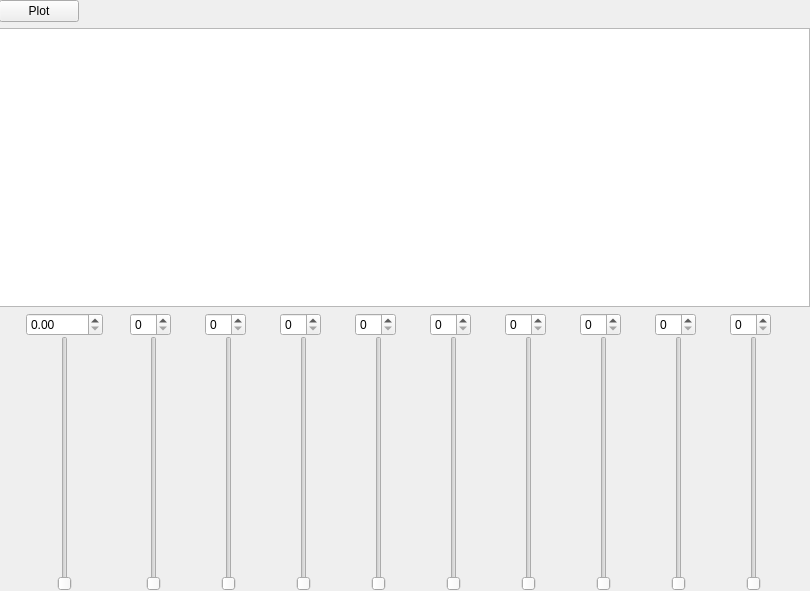
<?xml version="1.0" encoding="UTF-8"?>
<ui version="4.0">
 <class>FreeHarmSynthWidget</class>
 <widget class="QWidget" name="FreeHarmSynthWidget">
  <property name="geometry">
   <rect>
    <x>0</x>
    <y>0</y>
    <width>810</width>
    <height>591</height>
   </rect>
  </property>
  <property name="windowTitle">
   <string>Harmonic Synthesis</string>
  </property>
  <widget class="QWidget" name="">
   <property name="geometry">
    <rect>
     <x>-1</x>
     <y>0</y>
     <width>811</width>
     <height>591</height>
    </rect>
   </property>
   <layout class="QVBoxLayout" name="verticalLayout_3">
    <item>
     <layout class="QHBoxLayout" name="horizontalLayout_4">
      <item>
       <widget class="QPushButton" name="pushButton">
        <property name="text">
         <string>Plot</string>
        </property>
       </widget>
      </item>
      <item>
       <spacer name="horizontalSpacer">
        <property name="orientation">
         <enum>Qt::Horizontal</enum>
        </property>
        <property name="sizeHint" stdset="0">
         <size>
          <width>40</width>
          <height>20</height>
         </size>
        </property>
       </spacer>
      </item>
     </layout>
    </item>
    <item>
     <layout class="QVBoxLayout" name="verticalLayout_2">
      <item>
       <widget class="PlotWidget" name="PlotPreview"/>
      </item>
      <item>
       <layout class="QHBoxLayout" name="horizontalLayout_23">
        <property name="spacing">
         <number>0</number>
        </property>
        <item>
         <layout class="QVBoxLayout" name="verticalLayout">
          <item>
           <widget class="QDoubleSpinBox" name="FreqSpinBox">
            <property name="enabled">
             <bool>true</bool>
            </property>
            <property name="font">
             <font>
              <kerning>true</kerning>
             </font>
            </property>
            <property name="maximum">
             <double>20000.000000000000000</double>
            </property>
           </widget>
          </item>
          <item>
           <layout class="QHBoxLayout" name="horizontalLayout">
            <item>
             <widget class="QSlider" name="FreqVSlider">
              <property name="mouseTracking">
               <bool>false</bool>
              </property>
              <property name="maximum">
               <number>100</number>
              </property>
              <property name="orientation">
               <enum>Qt::Vertical</enum>
              </property>
             </widget>
            </item>
           </layout>
          </item>
         </layout>
        </item>
        <item>
         <layout class="QVBoxLayout" name="verticalLayout_12">
          <item>
           <layout class="QHBoxLayout" name="horizontalLayout_2">
            <item>
             <widget class="QSpinBox" name="spinBox"/>
            </item>
            <item>
             <widget class="QLabel" name="label">
              <property name="text">
               <string/>
              </property>
             </widget>
            </item>
           </layout>
          </item>
          <item>
           <layout class="QHBoxLayout" name="horizontalLayout_12">
            <item>
             <widget class="QSlider" name="FreqVSlider_2">
              <property name="maximum">
               <number>100</number>
              </property>
              <property name="orientation">
               <enum>Qt::Vertical</enum>
              </property>
             </widget>
            </item>
           </layout>
          </item>
         </layout>
        </item>
        <item>
         <layout class="QVBoxLayout" name="verticalLayout_13">
          <item>
           <layout class="QHBoxLayout" name="horizontalLayout_3">
            <item>
             <widget class="QSpinBox" name="spinBox_2"/>
            </item>
            <item>
             <widget class="QLabel" name="label_2">
              <property name="text">
               <string/>
              </property>
             </widget>
            </item>
           </layout>
          </item>
          <item>
           <layout class="QHBoxLayout" name="horizontalLayout_13">
            <item>
             <widget class="QSlider" name="FreqVSlider_3">
              <property name="maximum">
               <number>100</number>
              </property>
              <property name="orientation">
               <enum>Qt::Vertical</enum>
              </property>
             </widget>
            </item>
           </layout>
          </item>
         </layout>
        </item>
        <item>
         <layout class="QVBoxLayout" name="verticalLayout_16">
          <item>
           <layout class="QHBoxLayout" name="horizontalLayout_6">
            <item>
             <widget class="QSpinBox" name="spinBox_5"/>
            </item>
            <item>
             <widget class="QLabel" name="label_5">
              <property name="text">
               <string/>
              </property>
             </widget>
            </item>
           </layout>
          </item>
          <item>
           <layout class="QHBoxLayout" name="horizontalLayout_16">
            <item>
             <widget class="QSlider" name="FreqVSlider_6">
              <property name="maximum">
               <number>100</number>
              </property>
              <property name="orientation">
               <enum>Qt::Vertical</enum>
              </property>
             </widget>
            </item>
           </layout>
          </item>
         </layout>
        </item>
        <item>
         <layout class="QVBoxLayout" name="verticalLayout_17">
          <item>
           <layout class="QHBoxLayout" name="horizontalLayout_7">
            <item>
             <widget class="QSpinBox" name="spinBox_6"/>
            </item>
            <item>
             <widget class="QLabel" name="label_6">
              <property name="text">
               <string/>
              </property>
             </widget>
            </item>
           </layout>
          </item>
          <item>
           <layout class="QHBoxLayout" name="horizontalLayout_17">
            <item>
             <widget class="QSlider" name="FreqVSlider_7">
              <property name="maximum">
               <number>100</number>
              </property>
              <property name="orientation">
               <enum>Qt::Vertical</enum>
              </property>
             </widget>
            </item>
           </layout>
          </item>
         </layout>
        </item>
        <item>
         <layout class="QVBoxLayout" name="verticalLayout_18">
          <item>
           <layout class="QHBoxLayout" name="horizontalLayout_8">
            <item>
             <widget class="QSpinBox" name="spinBox_7"/>
            </item>
            <item>
             <widget class="QLabel" name="label_7">
              <property name="text">
               <string/>
              </property>
             </widget>
            </item>
           </layout>
          </item>
          <item>
           <layout class="QHBoxLayout" name="horizontalLayout_18">
            <item>
             <widget class="QSlider" name="FreqVSlider_8">
              <property name="maximum">
               <number>100</number>
              </property>
              <property name="orientation">
               <enum>Qt::Vertical</enum>
              </property>
             </widget>
            </item>
           </layout>
          </item>
         </layout>
        </item>
        <item>
         <layout class="QVBoxLayout" name="verticalLayout_19">
          <item>
           <layout class="QHBoxLayout" name="horizontalLayout_9">
            <item>
             <widget class="QSpinBox" name="spinBox_8"/>
            </item>
            <item>
             <widget class="QLabel" name="label_8">
              <property name="text">
               <string/>
              </property>
             </widget>
            </item>
           </layout>
          </item>
          <item>
           <layout class="QHBoxLayout" name="horizontalLayout_21">
            <item>
             <widget class="QSlider" name="FreqVSlider_11">
              <property name="maximum">
               <number>100</number>
              </property>
              <property name="orientation">
               <enum>Qt::Vertical</enum>
              </property>
             </widget>
            </item>
           </layout>
          </item>
         </layout>
        </item>
        <item>
         <layout class="QVBoxLayout" name="verticalLayout_20">
          <item>
           <layout class="QHBoxLayout" name="horizontalLayout_10">
            <item>
             <widget class="QSpinBox" name="spinBox_9"/>
            </item>
            <item>
             <widget class="QLabel" name="label_9">
              <property name="text">
               <string/>
              </property>
             </widget>
            </item>
           </layout>
          </item>
          <item>
           <layout class="QHBoxLayout" name="horizontalLayout_22">
            <item>
             <widget class="QSlider" name="FreqVSlider_12">
              <property name="maximum">
               <number>100</number>
              </property>
              <property name="orientation">
               <enum>Qt::Vertical</enum>
              </property>
             </widget>
            </item>
           </layout>
          </item>
         </layout>
        </item>
        <item>
         <layout class="QVBoxLayout" name="verticalLayout_22">
          <item>
           <layout class="QHBoxLayout" name="horizontalLayout_25">
            <item>
             <widget class="QSpinBox" name="spinBox_11"/>
            </item>
            <item>
             <widget class="QLabel" name="label_11">
              <property name="text">
               <string/>
              </property>
             </widget>
            </item>
           </layout>
          </item>
          <item>
           <layout class="QHBoxLayout" name="horizontalLayout_26">
            <item>
             <widget class="QSlider" name="FreqVSlider_14">
              <property name="maximum">
               <number>100</number>
              </property>
              <property name="orientation">
               <enum>Qt::Vertical</enum>
              </property>
             </widget>
            </item>
           </layout>
          </item>
         </layout>
        </item>
        <item>
         <layout class="QVBoxLayout" name="verticalLayout_21">
          <item>
           <layout class="QHBoxLayout" name="horizontalLayout_11">
            <item>
             <widget class="QSpinBox" name="spinBox_10"/>
            </item>
            <item>
             <widget class="QLabel" name="label_10">
              <property name="text">
               <string/>
              </property>
             </widget>
            </item>
           </layout>
          </item>
          <item>
           <layout class="QHBoxLayout" name="horizontalLayout_24">
            <item>
             <widget class="QSlider" name="FreqVSlider_13">
              <property name="maximum">
               <number>100</number>
              </property>
              <property name="orientation">
               <enum>Qt::Vertical</enum>
              </property>
             </widget>
            </item>
           </layout>
          </item>
         </layout>
        </item>
       </layout>
      </item>
     </layout>
    </item>
   </layout>
  </widget>
 </widget>
 <customwidgets>
  <customwidget>
   <class>PlotWidget</class>
   <extends>QGraphicsView</extends>
   <header>pyqtgraph</header>
  </customwidget>
 </customwidgets>
 <resources/>
 <connections>
  <connection>
   <sender>FreqSpinBox</sender>
   <signal>valueChanged(double)</signal>
   <receiver>label</receiver>
   <slot>setNum(double)</slot>
   <hints>
    <hint type="sourcelabel">
     <x>32</x>
     <y>345</y>
    </hint>
    <hint type="destinationlabel">
     <x>162</x>
     <y>345</y>
    </hint>
   </hints>
  </connection>
  <connection>
   <sender>FreqSpinBox</sender>
   <signal>valueChanged(double)</signal>
   <receiver>label_2</receiver>
   <slot>setNum(double)</slot>
   <hints>
    <hint type="sourcelabel">
     <x>57</x>
     <y>345</y>
    </hint>
    <hint type="destinationlabel">
     <x>242</x>
     <y>344</y>
    </hint>
   </hints>
  </connection>
  <connection>
   <sender>FreqSpinBox</sender>
   <signal>valueChanged(double)</signal>
   <receiver>label_5</receiver>
   <slot>setNum(double)</slot>
   <hints>
    <hint type="sourcelabel">
     <x>66</x>
     <y>348</y>
    </hint>
    <hint type="destinationlabel">
     <x>323</x>
     <y>345</y>
    </hint>
   </hints>
  </connection>
  <connection>
   <sender>FreqSpinBox</sender>
   <signal>valueChanged(double)</signal>
   <receiver>label_6</receiver>
   <slot>setNum(double)</slot>
   <hints>
    <hint type="sourcelabel">
     <x>54</x>
     <y>348</y>
    </hint>
    <hint type="destinationlabel">
     <x>398</x>
     <y>344</y>
    </hint>
   </hints>
  </connection>
  <connection>
   <sender>FreqSpinBox</sender>
   <signal>valueChanged(double)</signal>
   <receiver>label_7</receiver>
   <slot>setNum(double)</slot>
   <hints>
    <hint type="sourcelabel">
     <x>93</x>
     <y>343</y>
    </hint>
    <hint type="destinationlabel">
     <x>483</x>
     <y>343</y>
    </hint>
   </hints>
  </connection>
  <connection>
   <sender>FreqSpinBox</sender>
   <signal>valueChanged(double)</signal>
   <receiver>label_8</receiver>
   <slot>setNum(double)</slot>
   <hints>
    <hint type="sourcelabel">
     <x>40</x>
     <y>343</y>
    </hint>
    <hint type="destinationlabel">
     <x>559</x>
     <y>349</y>
    </hint>
   </hints>
  </connection>
  <connection>
   <sender>FreqSpinBox</sender>
   <signal>valueChanged(double)</signal>
   <receiver>label_9</receiver>
   <slot>setNum(double)</slot>
   <hints>
    <hint type="sourcelabel">
     <x>39</x>
     <y>350</y>
    </hint>
    <hint type="destinationlabel">
     <x>636</x>
     <y>342</y>
    </hint>
   </hints>
  </connection>
  <connection>
   <sender>FreqSpinBox</sender>
   <signal>valueChanged(double)</signal>
   <receiver>label_11</receiver>
   <slot>setNum(double)</slot>
   <hints>
    <hint type="sourcelabel">
     <x>53</x>
     <y>349</y>
    </hint>
    <hint type="destinationlabel">
     <x>716</x>
     <y>349</y>
    </hint>
   </hints>
  </connection>
  <connection>
   <sender>FreqSpinBox</sender>
   <signal>valueChanged(double)</signal>
   <receiver>label_10</receiver>
   <slot>setNum(double)</slot>
   <hints>
    <hint type="sourcelabel">
     <x>76</x>
     <y>349</y>
    </hint>
    <hint type="destinationlabel">
     <x>795</x>
     <y>341</y>
    </hint>
   </hints>
  </connection>
 </connections>
</ui>
